Frame 1 (no input): blank canvas, image omitted
Frame 60 (no input): blank canvas, image omitted
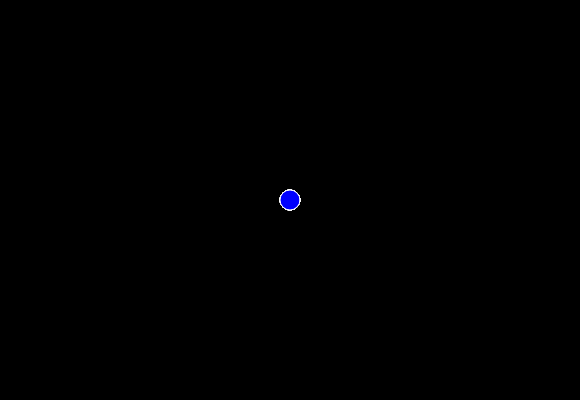
Frame 120 (the mouse pressed at the canvas centre since frame 60)

The p5.js sketch whose frames 1 and 60 were blank and that drew this single picture after the mouse press (run headless with seeded random() and noise() and a simulated clock; from frame 60 on, the mouse is pressed at the canvas centre):

// p5.js sketch
// ── sketch.js

function setup() {

createCanvas(580, 400);

background("rgb(0,0,0)");

}

function draw() {

stroke("white");

fill("blue");

if(mouseIsPressed){

circle(mouseX, mouseY,20, 35);

}

}
